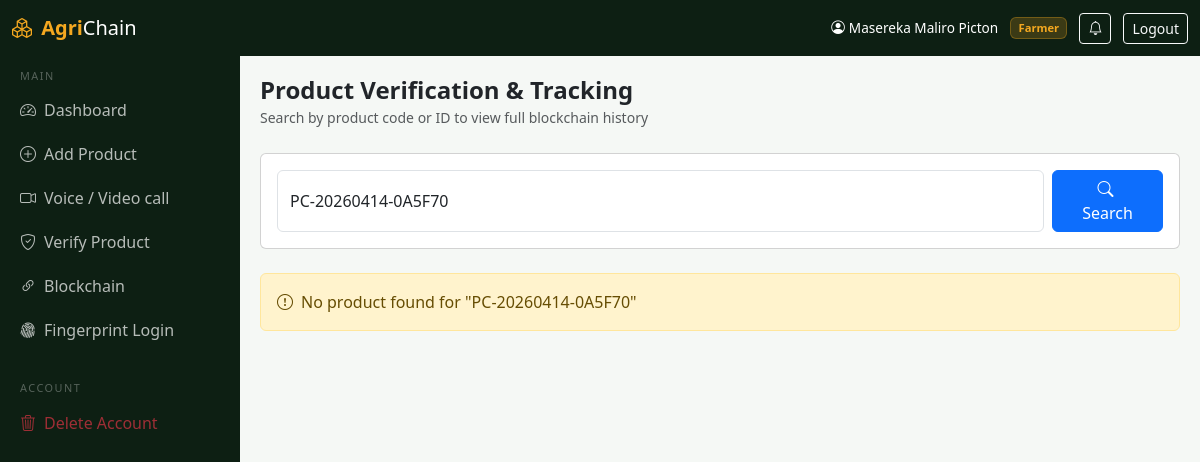
Before: /track?q=PC-20260414-0A5F70 (signed in) with the older database file.
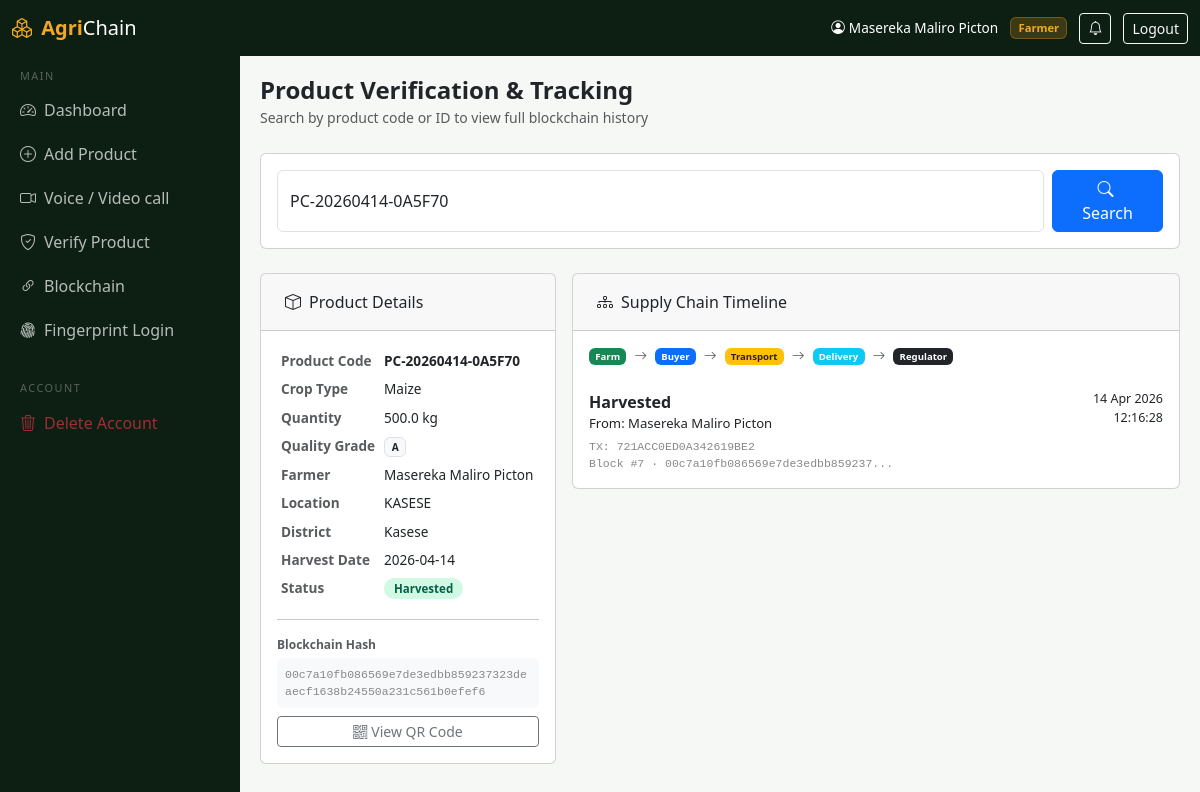
After: the same page with the newer database file.
### models.py (models this page shows, shortened)
class User(db.Model):
    __tablename__ = 'users'
    id = db.Column(db.Integer, primary_key=True)
    name = db.Column(db.String(100), nullable=False)
    email = db.Column(db.String(120), unique=True, nullable=False)
    password = db.Column(db.String(256), nullable=False)
    role = db.Column(db.String(20), nullable=False)
    is_active = db.Column(db.Boolean, default=True)
    phone = db.Column(db.String(20))
    location = db.Column(db.String(100))
    created_at = db.Column(db.DateTime, default=datetime.utcnow)
    webauthn_credential_id = db.Column(db.Text, nullable=True)
    webauthn_public_key    = db.Column(db.Text, nullable=True)
    webauthn_sign_count    = db.Column(db.Integer, default=0)
    products = db.relationship('Product', backref='farmer', lazy=True, foreign_keys='Product.farmer_id')

class Product(db.Model):
    __tablename__ = 'products'
    id = db.Column(db.Integer, primary_key=True)
    product_code = db.Column(db.String(20), unique=True, nullable=False)
    crop_type = db.Column(db.String(50), nullable=False)
    quantity = db.Column(db.Float, nullable=False)
    unit = db.Column(db.String(20), default='kg')
    location = db.Column(db.String(100))
    district = db.Column(db.String(100), default='Kasese')
    harvest_date = db.Column(db.Date)
    quality_grade = db.Column(db.String(10), default='Pending')
    status = db.Column(db.String(30), default='harvested')
    farmer_id = db.Column(db.Integer, db.ForeignKey('users.id'), nullable=False)
    purchase_requested_by_id = db.Column(db.Integer, db.ForeignKey('users.id'), nullable=True)
    current_owner_id = db.Column(db.Integer, db.ForeignKey('users.id'))
    blockchain_hash = db.Column(db.String(64))
    is_flagged = db.Column(db.Boolean, default=False)
    is_approved = db.Column(db.Boolean, default=False)
    notes = db.Column(db.Text)
    image_data = db.Column(db.Text, nullable=True)
    price_per_kg = db.Column(db.Float, nullable=True)        # farmer sets this
    resale_price_per_kg = db.Column(db.Float, nullable=True) # buyer/distributor sets this
    created_at = db.Column(db.DateTime, default=datetime.utcnow)
    updated_at = db.Column(db.DateTime, default=datetime.utcnow, onupdate=datetime.utcnow)
    current_owner = db.relationship('User', foreign_keys=[current_owner_id])
    purchase_requester = db.relationship('User', foreign_keys=[purchase_requested_by_id])
    purchase_requests = db.relationship(
        'PurchaseRequest', backref='product', lazy='dynamic', cascade='all, delete-orphan'
    )
    transactions = db.relationship('Transaction', backref='product', lazy=True)

class Transaction(db.Model):
    __tablename__ = 'transactions'
    id = db.Column(db.Integer, primary_key=True)
    tx_id = db.Column(db.String(64), unique=True, nullable=False)
    product_id = db.Column(db.Integer, db.ForeignKey('products.id'), nullable=False)
    action = db.Column(db.String(50), nullable=False)
    sender_id = db.Column(db.Integer, db.ForeignKey('users.id'))
    receiver_id = db.Column(db.Integer, db.ForeignKey('users.id'))
    block_index = db.Column(db.Integer)
    block_hash = db.Column(db.String(64))
    previous_hash = db.Column(db.String(64))
    payload = db.Column(db.Text)
    notes = db.Column(db.Text)
    timestamp = db.Column(db.DateTime, default=datetime.utcnow)
    sender = db.relationship('User', foreign_keys=[sender_id])
    receiver = db.relationship('User', foreign_keys=[receiver_id])

### routes.py (the view)
@main_bp.route('/track')
@login_required
def track_product():
    query = request.args.get('q', '')
    product = None
    transactions = []
    if query:
        product = Product.query.filter(
            (Product.product_code == query) |
            (Product.id == query if query.isdigit() else False)
        ).first()
        if product:
            transactions = Transaction.query.filter_by(product_id=product.id).order_by(Transaction.timestamp).all()
    return render_template('track.html', product=product, transactions=transactions, query=query)

### routes.py (called while the page is built)
def login_required(f):
    @wraps(f)
    def decorated(*args, **kwargs):
        if 'user_id' not in session:
            return redirect(url_for('auth.login'))
        return f(*args, **kwargs)
    return decorated

### templates/track.html (shortened to what the changed rows need)
{% extends "base.html" %}
{% block content %}
<div class="mb-4">
  <h4 class="fw-bold mb-0">Product Verification & Tracking</h4>
  <small class="text-muted">Search by product code or ID to view full blockchain history</small>
</div>
<div class="card p-3 mb-4">
  <form method="GET" action="/track" class="d-flex gap-2">
  </form>
</div>
{% if query and not product %}
<div class="alert alert-warning"><i class="bi bi-exclamation-circle me-2"></i>No product found for "{{ query }}"</div>
{% endif %}
{% if product %}
<div class="row g-3">
  <div class="col-lg-4">
    <div class="card">
      <div class="card-header py-3 px-4">
        <i class="bi bi-box me-2"></i>Product Details
      </div>
      <div class="card-body">
        <table class="table table-sm table-borderless mb-0" style="font-size:0.85rem">
          <tr><td class="text-muted fw-semibold">Product Code</td><td class="fw-bold">{{ product.product_code }}</td></tr>
          <tr><td class="text-muted fw-semibold">Crop Type</td><td>{{ product.crop_type }}</td></tr>
          <tr><td class="text-muted fw-semibold">Quantity</td><td>{{ product.quantity }} kg</td></tr>
          <tr><td class="text-muted fw-semibold">Quality Grade</td><td><span class="badge bg-light text-dark border">{{ product.quality_grade }}</span></td></tr>
          <tr><td class="text-muted fw-semibold">Farmer</td><td>{{ product.farmer.name }}</td></tr>
          <tr><td class="text-muted fw-semibold">Location</td><td>{{ product.location }}</td></tr>
          <tr><td class="text-muted fw-semibold">District</td><td>{{ product.district }}</td></tr>
          <tr><td class="text-muted fw-semibold">Harvest Date</td><td>{{ product.harvest_date }}</td></tr>
          <tr><td class="text-muted fw-semibold">Status</td><td><span class="badge-status badge-{{ product.status }}">{{ product.status.replace('_',' ').title() }}</span></td></tr>
        </table>
        <hr>
        <div style="font-size:0.75rem">
          <div class="text-muted fw-semibold mb-1">Blockchain Hash</div>
          <div class="hash-text bg-light p-2 rounded">{{ product.blockchain_hash or 'N/A' }}</div>
        </div>
        <div class="mt-2">
          <a href="/qr/{{ product.product_code }}" class="btn btn-sm btn-outline-secondary w-100"><i class="bi bi-qr-code me-1"></i>View QR Code</a>
        </div>
      </div>
    </div>
  </div>
  <div class="col-lg-8">
    <div class="card">
      <div class="card-header py-3 px-4"><i class="bi bi-diagram-3 me-2"></i>Supply Chain Timeline</div>
      <div class="card-body">
        <div class="d-flex align-items-center gap-2 mb-4 flex-wrap" style="font-size:0.8rem">
          <span class="badge bg-success">Farm</span>
          <i class="bi bi-arrow-right text-muted"></i>
          <span class="badge bg-primary">Buyer</span>
          <i class="bi bi-arrow-right text-muted"></i>
          <span class="badge bg-warning text-dark">Transport</span>
          <i class="bi bi-arrow-right text-muted"></i>
          <span class="badge bg-info">Delivery</span>
          <i class="bi bi-arrow-right text-muted"></i>
          <span class="badge bg-dark">Regulator</span>
        </div>
        <div class="timeline">
          {% for tx in transactions %}
          <div class="timeline-item">
            <div class="d-flex justify-content-between align-items-start">
              <div>
                <div class="fw-semibold">{{ tx.action.replace('_',' ').title() }}</div>
                <div style="font-size:0.82rem;color:var(--text-muted)">
                  From: {{ tx.sender.name if tx.sender else 'System' }}
                </div>
                <div class="hash-text mt-1">TX: {{ tx.tx_id }}</div>
                <div class="hash-text">Block #{{ tx.block_index }} · {{ tx.block_hash[:30] if tx.block_hash else '' }}...</div>
              </div>
              <div class="text-end" style="font-size:0.78rem;color:var(--text-muted);white-space:nowrap">
                {{ tx.timestamp.strftime('%d %b %Y') }}<br>{{ tx.timestamp.strftime('%H:%M:%S') }}
              </div>
            </div>
          </div>
          {% else %}
          <p class="text-muted">No transactions recorded yet.</p>
          {% endfor %}
        </div>
      </div>
    </div>
  </div>
</div>
{% endif %}
{% endblock %}

### templates/base.html (shortened to what this page needs)
<!DOCTYPE html>
<html lang="en">
<head>
<link href="https://cdn.jsdelivr.net/npm/bootstrap@5.3.0/dist/css/bootstrap.min.css" rel="stylesheet">
<link href="https://cdn.jsdelivr.net/npm/bootstrap-icons@1.11.0/font/bootstrap-icons.css" rel="stylesheet">
</head>
<body>
<nav class="navbar navbar-expand-lg sticky-top">
  <div class="container-fluid">
    <a class="navbar-brand" href="/">
      <i class="bi bi-boxes me-1" style="color:#f4a820"></i>
      <span style="color:#f4a820;font-weight:800">Agri</span><span class="text-white fw-light">Chain</span>
    </a>
    <div class="ms-auto d-flex align-items-center gap-2">
      {% if session.user_id %}
        <span class="text-white me-1" style="font-size:0.85rem">
          <i class="bi bi-person-circle me-1"></i>{{ session.user_name }}
        </span>
        <span class="badge" style="background:rgba(244,168,32,0.2);color:#f4a820;border:1px solid rgba(244,168,32,0.3);font-size:0.7rem">
          {{ session.user_role|title }}
        </span>
        <a href="/notifications" class="btn btn-sm btn-outline-light ms-1 position-relative" id="notif-btn">
          <i class="bi bi-bell"></i>
        </a>
        <a href="/auth/logout" class="btn btn-sm btn-outline-light ms-1">Logout</a>
      {% else %}
        <a href="/auth/login" class="btn btn-sm btn-outline-light">Login</a>
        <a href="/auth/register" class="btn btn-sm btn-warning">Register</a>
      {% endif %}
    </div>
  </div>
</nav>
{% if session.user_id %}
<div id="sidebar" class="sidebar">
  <div class="sidebar-section">Main</div>
  {% if session.user_role == 'farmer' %}
    <a href="/farmer/dashboard" class="nav-link"><i class="bi bi-speedometer2"></i>Dashboard</a>
    <a href="/farmer/add_product" class="nav-link"><i class="bi bi-plus-circle"></i>Add Product</a>
    <a href="/coordination" class="nav-link"><i class="bi bi-camera-video"></i>Voice / Video call</a>
    <a href="/verify" class="nav-link"><i class="bi bi-shield-check"></i>Verify Product</a>
    <a href="/blockchain_explorer" class="nav-link"><i class="bi bi-link-45deg"></i>Blockchain</a>
    <a href="/auth/webauthn/register/page" class="nav-link"><i class="bi bi-fingerprint"></i>Fingerprint Login</a>
  {% endif %}
  <div class="sidebar-section mt-3">Account</div>
  <a href="/auth/delete_account" class="nav-link" style="color:rgba(220,53,69,0.7)"
    onclick="return confirm('Are you sure you want to delete your account? This cannot be undone.')">
    <i class="bi bi-trash3"></i>Delete Account
  </a>
</div>
{% endif %}
<div class="{% if session.user_id %}main-content{% else %}container py-4{% endif %}">
  {% block content %}{% endblock %}
</div>
</body>
</html>

Changed rows visible on the page:
now on this page (row unchanged): User: user_name "Masereka Maliro Picton", user_role "Farmer", farmer.name "Masereka Maliro Picton"
added Product: product_code "PC-20260414-0A5F70", crop_type "Maize", quantity "500.0", quality_grade "A", location "KASESE", district "Kasese", harvest_date "2026-04-14", status.replace "Harvested", blockchain_hash "00c7a10fb086569e7de3edbb859237323deaecf1638b24550a231c561b0efef6"
added Transaction: action.replace "Harvested", sender "Masereka Maliro Picton", tx_id "721ACC0ED0A342619BE2", block_index "7", block_hash "00c7a10fb086569e7de3edbb859237", timestamp "14 Apr 2026", timestamp "12:16:28"
Other visible differences:
{{ session.user_name }}: "Masereka Maliro Picton" → (not shown)
{{ session.user_role|title }}: "Farmer" → (not shown)
{{ query }}: "PC-20260414-0A5F70" → (not shown)
text no longer shown: "No product found for \" \""
text now shown: "Product Details Product Code Crop Type Quantity kg Quality Grade Farmer Location District Harvest Date Status Blockchain Hash View QR Code Supply Chain Timeline Farm Buyer Transport Delivery Regulator"
